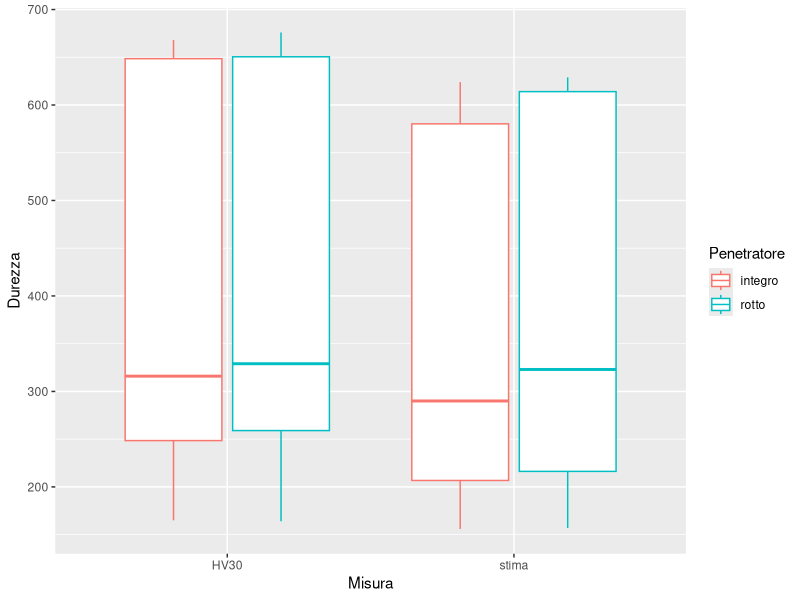
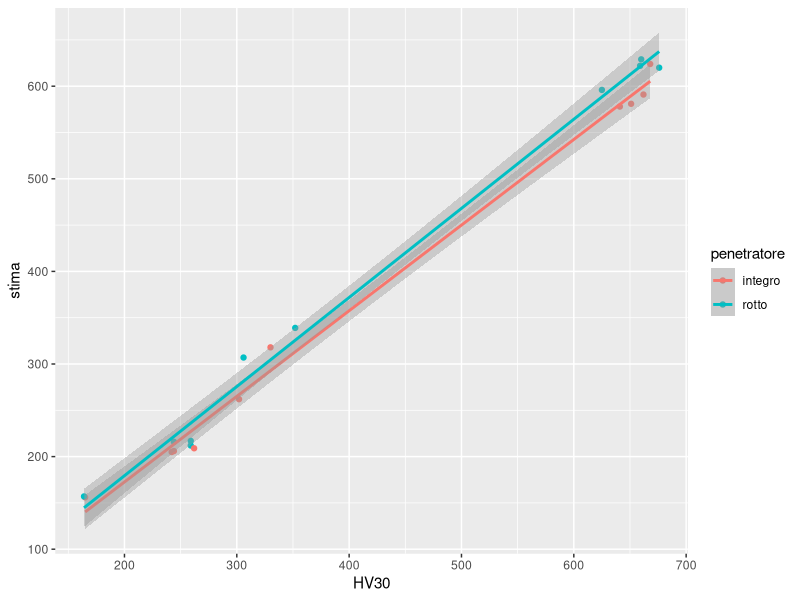
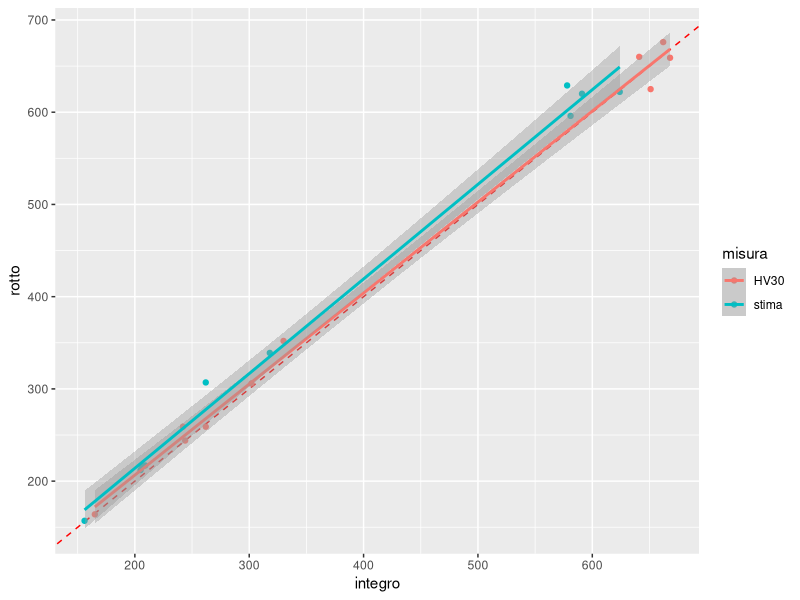
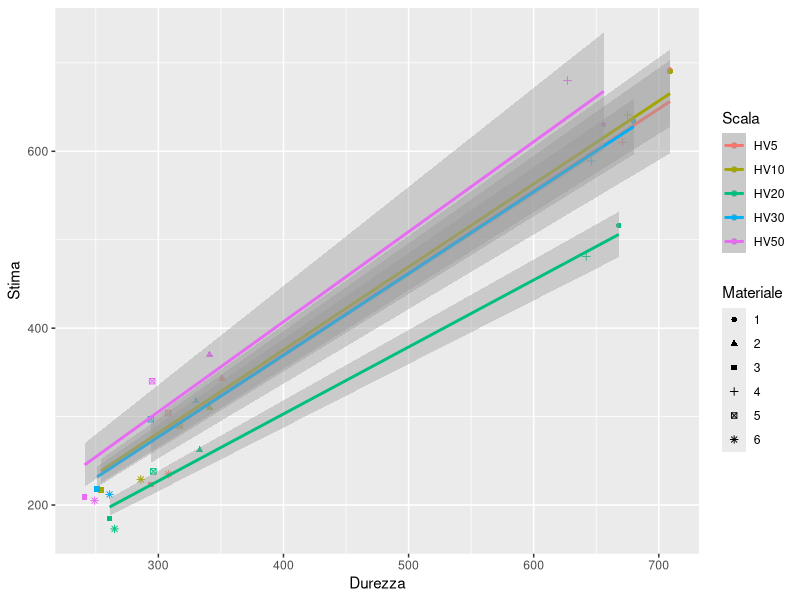
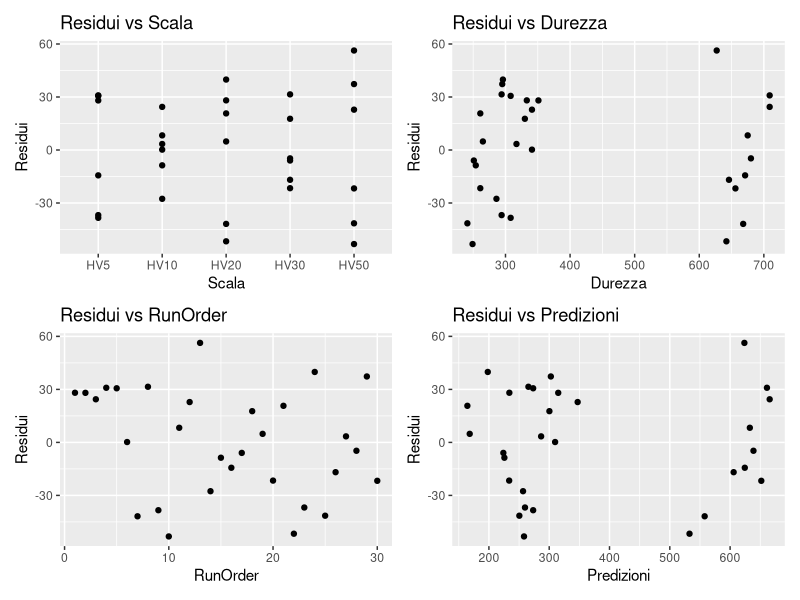
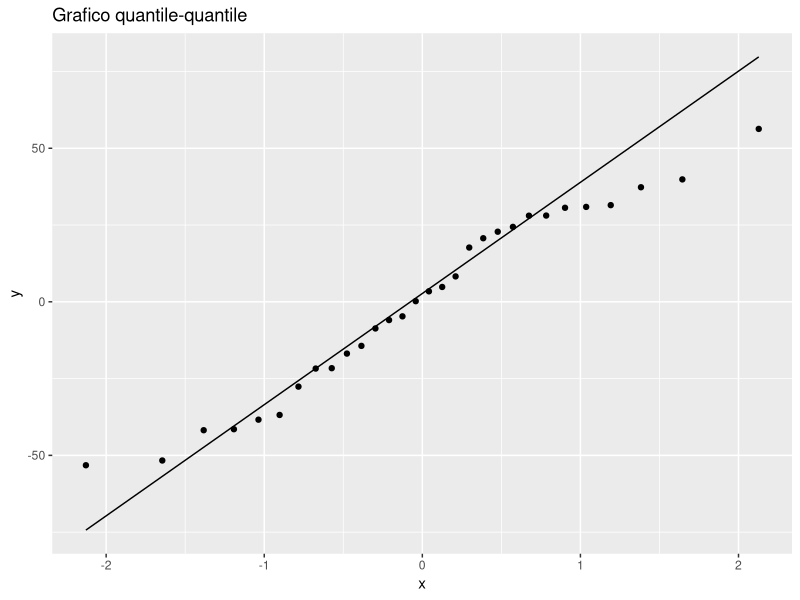
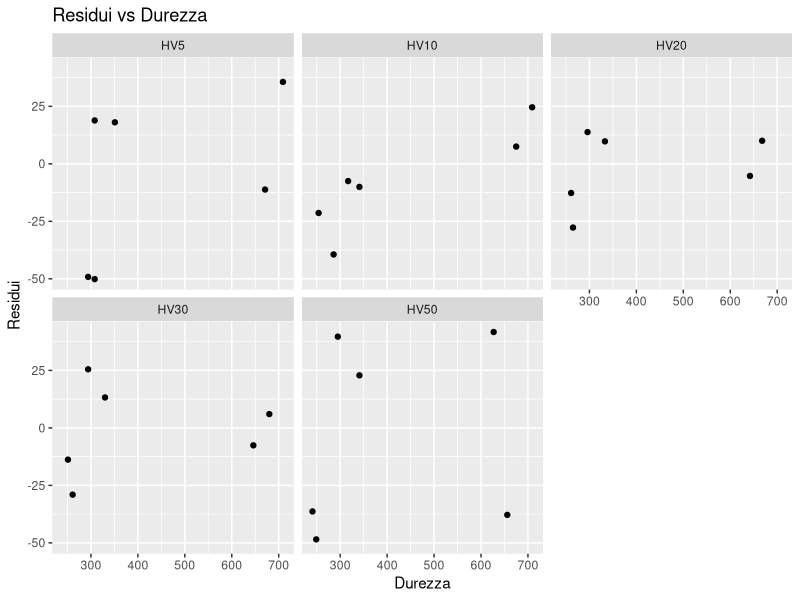
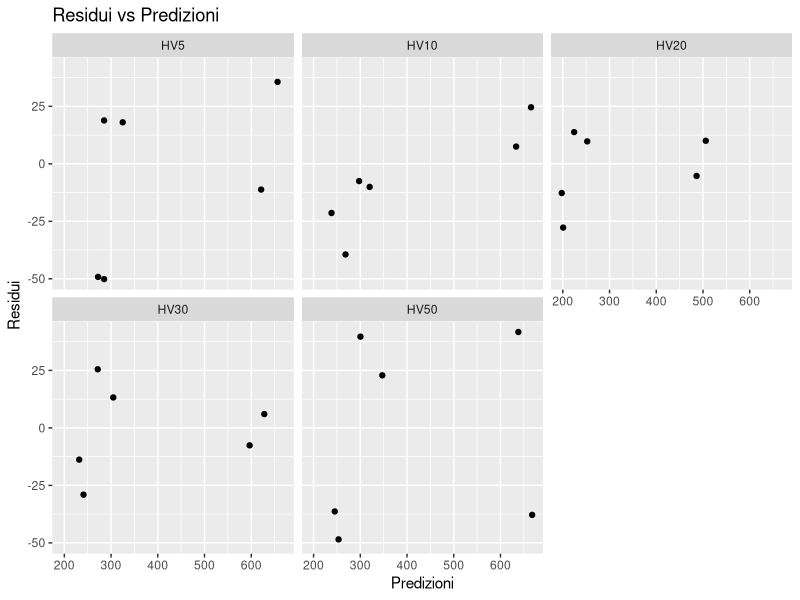

These charts were generated, in order, by the following R code:
## ---- chunk 1
#| label: setup
#| include: false
knitr::opts_chunk$set(
  fig.align = "center",
  # This for default device
  out.width = "16cm",
  # This two for high quality charts:
  fig.dim = c(16, 9)*0.4
)
library(tidyverse)
library(stringr)
library(modelr)
library(broom)
library(knitr)
library(patchwork)
## ---- chunk 2
#| include: false
df_a<-tibble(
  material=1:10, #materiale
  HV30_OK=NA,    #misura effettiva, indentatore integro   
  HV30_NOK=NA,   #misura effettiva, indentatore danneggiato        
  stima_OK=NA,   #stima della macchina, indentatore integro
  stima_NOK=NA,  #stima della macchina, indentaore danneggiato
  HV30_dd=NA,    #misura effettiva usando due volte la diagonale visibile, indentatore danneggiato
  stima_dd=NA,   #stima della macchina, indentatore danneggiato per misura con doppia diagonale
)               

write.csv(df_a,"misure_HV_30.csv") #per avere la tabella in formato .csv così da poter essere riempita dallo sperimentatore

kable(head(df_a,8), caption = "Tabella di raccolta dati per T-test")
## ---- chunk 3
df_a <- tibble(
  material=1:10,
  stima_OK=c(591,205,209,262,318,578,206,156,624,581),
  HV30_NOK = c(676,259,259,306,352,660,244,164,659,625),
  HV30_OK=c(662,242,262,302,330,641,244,165,668,651),
  stima_NOK = c(620,212,217,307,339,629,216,157,622,596),
  HV30_dd=c(648,256,253,297,351,652,247,166,659,635),
  stima_dd=c(612,219,218,297,337,621,218,157,618,596)
)

kable(head(df_a, n=10), caption = "Tabella di raccolta dati per T-test")
## ---- chunk 4
#| include: false
dfv <- df_a %>%
  select(material:stima_NOK)%>%
  pivot_longer(-material, 
               names_sep="_", 
               names_to = c("misura","ok"), 
               values_to="durezza") %>% 
  mutate(ok=ifelse(ok=="OK","integro","rotto"))
dfv %>% head() %>% kable()
## ---- chunk 5
dfv %>% 
  ggplot(aes(x=misura, y=durezza, color=ok)) +
  geom_boxplot() +
  labs(x="Misura", y="Durezza", color="Penetratore")
## ---- chunk 6
dfv %>%
  pivot_wider(names_from = misura, values_from = durezza) %>% 
  ggplot(aes(x=HV30, y=stima, color=ok)) + 
  geom_point() + 
  geom_smooth(method="lm", formula=y~x) +
  labs(color="penetratore") 
## ---- chunk 7
dfv %>%
  pivot_wider(names_from = ok, values_from = durezza) %>% 
  ggplot(aes(x=integro, y=rotto, color=misura)) + 
  geom_abline(slope=1, intercept=0, color="red", lty=2) +
  geom_point() + 
  geom_smooth(method="lm", formula=y~x)
## ---- chunk 8
dfv %>% pivot_wider(names_from = ok, values_from = durezza) %>% 
  split(~misura) %>% {
    reduce2(., names(.), \(acc, d, n) {
      t <- t.test(d$integro, d$rotto, paired = T)
      bind_rows(acc, tidy(t) %>% mutate(group=n, .before=1))
    }, .init=tibble())
  } %>% 
  relocate(p.value, .after=-1) %>% 
  mutate(
    significant = p.value < 0.05, 
    across(c(statistic, conf.low, conf.high, p.value), ~round(., 3))) %>%
  select(-method, -alternative) %>%
  kable()
## ---- chunk 9
t.test(df_a$HV30_OK,df_a$HV30_dd,paired = T)%>%tidy()%>%kable()
## ---- chunk 10
#| include: false
df_b<-expand.grid(
  Scale=c("HV5","HV10","HV20","HV30","HV50"),
  Material=1:6
)%>%
  relocate(Material,.before = Scale)%>%
  mutate(
    StdOrder = 1:n(),
    RunOrder = sample(n()),
    .before=Material
  )%>%
  mutate(
    Estimated=NA,
    Hardness=NA
  )%>%
  arrange(RunOrder)%>%
  tibble()

if (!file.exists("misure_per_taratura.csv")){
  write.csv(df_b,"misure_per_taratura.csv")  #serve per avere la tabella in formato .csv così da poter essere riempita dallo speriementatore
}

kable(df_b, caption = "Tabella di raccolta dati per taratura")

## ---- chunk 11
df_b<-df_b%>%
  arrange(StdOrder) %>%
  mutate(Load = str_extract(Scale, "HV(\\d+)", group=1) %>% as.numeric(), .after=Scale) %>%
  mutate(
    Estimated=c(692,690,516,634,630,343,310,262,318,370,223,217,185,218,209,
                610,641,481,589,680,304,290,238,297,340,235,229,173,212,205),
    Hardness=c(709,709,668,680,656,351,341,333,330,341,294,254,261,251,241,
                671,675,642,646,627,308,317,296,294,295,308,286,265,261,249)
    
  ) %>%
  mutate(Material=factor(Material))

kable(head(df_b),caption = "Dati per analisi di taratura")
## ---- chunk 12
#| warning: false
df_b %>%
  ggplot(aes(x=Hardness, y=Estimated, group=Scale, color=Scale)) + 
  geom_point(aes(shape=Material)) + 
  geom_smooth(method="lm", formula=y~x-1)+
  labs(
    y="Stima",
    x="Durezza",
    color="Scala",
    shape="Materiale"
  )
## ---- chunk 13
df_b.lm <- lm(Estimated~Hardness + Scale, data = df_b)

anova(df_b.lm)%>%tidy()%>%kable(caption="Tabella ANOVA")
## ---- chunk 14
p1<-df_b %>% 
  add_residuals(df_b.lm) %>%
  ggplot(aes(x=Scale, y=resid)) + 
  geom_point()+
  labs(
    title="Residui vs Scala",
    x="Scala",
    y="Residui"
  )

p2<-df_b %>% 
  add_residuals(df_b.lm) %>%
  ggplot(aes(x=Hardness, y=resid)) + 
  geom_point()+
  labs(
    title="Residui vs Durezza",
    x="Durezza",
    y="Residui"
  )


p3<-df_b %>% 
  add_residuals(df_b.lm) %>%
  ggplot(aes(x=RunOrder, y=resid)) + 
  geom_point()+
  labs(
    title="Residui vs RunOrder",
    x="RunOrder",
    y="Residui"
  )

p4<-df_b %>% 
  add_residuals(df_b.lm) %>%
  add_predictions(df_b.lm)%>%
  ggplot(aes(x=pred, y=resid)) + 
  geom_point()+
  labs(
    title="Residui vs Predizioni",
    x="Predizioni",
    y="Residui"
  )

(p1+p2)/(p3+p4)
## ---- chunk 15
df_b %>% 
  add_residuals(df_b.lm) %>%
  ggplot(aes(sample=resid)) + 
  geom_qq() + 
  geom_qq_line()+
  labs(
    title="Grafico quantile-quantile"
  )

df_b %>%
  add_residuals(df_b.lm) %>%
  pull(resid) %>%
  shapiro.test()
## ---- chunk 16
df_slope<-df_b %>%
  group_by(Scale) %>%
  summarise(slope = lm(Estimated~Hardness - 1) %>% coefficients())

df_slope%>%kable(caption="Pendenza della caratteristica lineare di ogni scala")
## ---- chunk 17
df_b %>%
  split(~Scale) %>%
  map_dfr(~{
    d.lm <- lm(Estimated ~ Hardness - 1, data = .x)
    tibble(
      Scale = unique(.x$Scale),
      Slope = coef(d.lm),
      Residual_min = min(residuals(d.lm)),
      Residual_max = max(residuals(d.lm)),
      CI_low = confint(d.lm)[1, 1],
      CI_high = confint(d.lm)[1, 2]
    )
  })%>%
  kable()
## ---- chunk 18
#| warning: false

# Modelli per ciascuna scala
df_models <- df_b %>%
  group_split(Scale) %>%
  set_names(map_chr(., ~ unique(.x$Scale))) %>%
  map(~ {
    mod <- lm(Estimated ~ Hardness - 1, data = .x)
    .x %>%
      add_residuals(mod) %>%
      add_predictions(mod)%>%
      mutate(model = list(mod))
  })

# Unione in unico dataframe
df_resid <- bind_rows(df_models)

p5<-ggplot(df_resid, aes(x = Hardness, y = resid)) +
  geom_point() +
  labs(
    title = "Residui vs Durezza",
    x="Durezza",
    y="Residui"
    )+
  facet_wrap(~Scale)

p6<-ggplot(df_resid, aes(x = pred, y = resid)) +
  geom_point() +
  labs(
    title = "Residui vs Predizioni",
    x="Predizioni",
    y="Residui"
       )+
  facet_wrap(~Scale)

p7<-ggplot(df_resid, aes(x = RunOrder, y = resid)) +
  geom_point() +
  labs(
    title = "Residui vs RunOrder",
    x="RunOrder",
    y="Residui"
    )+
  facet_wrap(~Scale)
## ---- chunk 19
p5
## ---- chunk 20
p6
## ---- chunk 21
p7
## ---- chunk 22

df_shapiro <- df_resid %>%
  group_by(Scale) %>%
  summarise(
    p_value = shapiro.test(resid)$p.value,
    W = shapiro.test(resid)$statistic
  )

df_shapiro%>%kable(caption="Valori del p_value e della statistica del test di shapiro (W) per ogni scala")

## ---- chunk 23

ggplot(df_resid, aes(sample = resid)) +
  geom_qq() +
  geom_qq_line() +
  facet_wrap(~ Scale) +
  labs(title = "QQ-plot dei residui per ogni scala")
## ---- chunk 24
df_slope%>%kable(caption="Pendenza della caratteristica lineare di ogni scala")
## ---- chunk 25

pred_data <- df_b %>%
  split(~Scale) %>%
  map_dfr(~{
    d.lm <- lm(Estimated ~ Hardness - 1, data = .x)
    
    # griglia di valori per Hardness
    newdat <- tibble(Hardness = seq(min(.x$Hardness), max(.x$Hardness), length.out = 100))
    
    # predizioni con intervallo di confidenza
    preds <- as.data.frame(predict(d.lm, newdata = newdat, interval = "confidence"))
    
    bind_cols(
      tibble(Scale = unique(.x$Scale)),
      newdat,
      preds
    )
  })

ggplot(pred_data, aes(x = Hardness, y = fit)) +
  geom_ribbon(aes(ymin = lwr, ymax = upr), alpha = 0.3) +
  geom_line(color = "blue", size = 1) +
  facet_wrap(~Scale) +
  labs(
    title = "Caratteristica stima-durezza di ogni scala",
    x = "Durezza",
    y = "Stima"
  ) 

